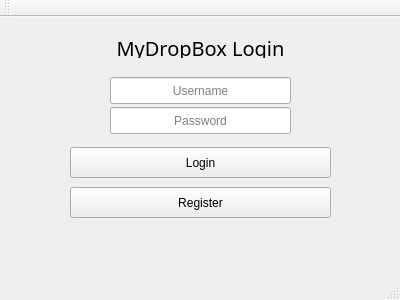
<?xml version="1.0" encoding="UTF-8"?>
<ui version="4.0">
 <class>MainApp</class>
 <widget class="QMainWindow" name="MainApp">
  <property name="geometry">
   <rect>
    <x>0</x>
    <y>0</y>
    <width>400</width>
    <height>300</height>
   </rect>
  </property>
  <property name="windowTitle">
   <string>MyDropBox</string>
  </property>
  <widget class="QWidget" name="centralWidget">
   <widget class="QLineEdit" name="user_txt">
    <property name="geometry">
     <rect>
      <x>110</x>
      <y>60</y>
      <width>181</width>
      <height>27</height>
     </rect>
    </property>
    <property name="focusPolicy">
     <enum>Qt::StrongFocus</enum>
    </property>
    <property name="alignment">
     <set>Qt::AlignCenter</set>
    </property>
    <property name="placeholderText">
     <string>Username</string>
    </property>
    <property name="clearButtonEnabled">
     <bool>false</bool>
    </property>
   </widget>
   <widget class="QLineEdit" name="passwd_txt">
    <property name="geometry">
     <rect>
      <x>110</x>
      <y>90</y>
      <width>181</width>
      <height>27</height>
     </rect>
    </property>
    <property name="echoMode">
     <enum>QLineEdit::Password</enum>
    </property>
    <property name="alignment">
     <set>Qt::AlignCenter</set>
    </property>
    <property name="placeholderText">
     <string>Password</string>
    </property>
   </widget>
   <widget class="QPushButton" name="login_btn">
    <property name="geometry">
     <rect>
      <x>70</x>
      <y>130</y>
      <width>261</width>
      <height>31</height>
     </rect>
    </property>
    <property name="text">
     <string>Login</string>
    </property>
   </widget>
   <widget class="QPushButton" name="register_btn">
    <property name="geometry">
     <rect>
      <x>70</x>
      <y>170</y>
      <width>261</width>
      <height>31</height>
     </rect>
    </property>
    <property name="text">
     <string>Register</string>
    </property>
   </widget>
   <widget class="QLabel" name="label">
    <property name="geometry">
     <rect>
      <x>110</x>
      <y>20</y>
      <width>181</width>
      <height>21</height>
     </rect>
    </property>
    <property name="font">
     <font>
      <family>Padauk</family>
      <pointsize>15</pointsize>
     </font>
    </property>
    <property name="focusPolicy">
     <enum>Qt::NoFocus</enum>
    </property>
    <property name="text">
     <string>MyDropBox Login</string>
    </property>
    <property name="alignment">
     <set>Qt::AlignCenter</set>
    </property>
   </widget>
  </widget>
  <widget class="QMenuBar" name="menuBar">
   <property name="geometry">
    <rect>
     <x>0</x>
     <y>0</y>
     <width>400</width>
     <height>25</height>
    </rect>
   </property>
  </widget>
  <widget class="QToolBar" name="mainToolBar">
   <attribute name="toolBarArea">
    <enum>TopToolBarArea</enum>
   </attribute>
   <attribute name="toolBarBreak">
    <bool>false</bool>
   </attribute>
  </widget>
  <widget class="QStatusBar" name="statusBar"/>
 </widget>
 <layoutdefault spacing="6" margin="11"/>
 <resources/>
 <connections>
  <connection>
   <sender>login_btn</sender>
   <signal>clicked()</signal>
   <receiver>MainApp</receiver>
   <slot>tryLogin()</slot>
   <hints>
    <hint type="sourcelabel">
     <x>84</x>
     <y>190</y>
    </hint>
    <hint type="destinationlabel">
     <x>77</x>
     <y>64</y>
    </hint>
   </hints>
  </connection>
  <connection>
   <sender>register_btn</sender>
   <signal>clicked()</signal>
   <receiver>MainApp</receiver>
   <slot>showRegister()</slot>
   <hints>
    <hint type="sourcelabel">
     <x>268</x>
     <y>228</y>
    </hint>
    <hint type="destinationlabel">
     <x>358</x>
     <y>232</y>
    </hint>
   </hints>
  </connection>
 </connections>
 <slots>
  <slot>tryLogin()</slot>
  <slot>showRegister()</slot>
 </slots>
</ui>
